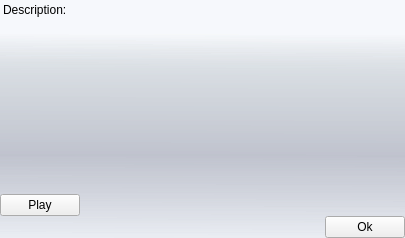
<?xml version="1.0" encoding="UTF-8"?>
<ui version="4.0">
 <class>Form</class>
 <widget class="QWidget" name="Form">
  <property name="geometry">
   <rect>
    <x>0</x>
    <y>0</y>
    <width>405</width>
    <height>238</height>
   </rect>
  </property>
  <property name="windowTitle">
   <string>Form</string>
  </property>
  <property name="styleSheet">
   <string>QWidget#Form{
	background-color: qlineargradient(spread:pad, x1:0.006, y1:0, x2:0, y2:1, stop:0.142045 rgba(229, 234, 243, 50), stop:0.295455 rgba(209, 215, 221, 150), stop:0.65 rgba(179, 183, 196, 150), stop:1 rgba(222, 227, 236, 100));
	padding: 5px;
}

QLabel {
	padding-bottom: 3px;
}</string>
  </property>
  <layout class="QVBoxLayout" name="verticalLayout">
   <property name="spacing">
    <number>0</number>
   </property>
   <property name="margin">
    <number>0</number>
   </property>
   <item>
    <widget class="QLabel" name="descriptionLabel">
     <property name="minimumSize">
      <size>
       <width>0</width>
       <height>40</height>
      </size>
     </property>
     <property name="text">
      <string>Description:</string>
     </property>
     <property name="alignment">
      <set>Qt::AlignLeading|Qt::AlignLeft|Qt::AlignTop</set>
     </property>
     <property name="wordWrap">
      <bool>true</bool>
     </property>
    </widget>
   </item>
   <item>
    <layout class="QVBoxLayout" name="verticalLayout_2"/>
   </item>
   <item>
    <layout class="QHBoxLayout" name="horizontalLayout_2">
     <item>
      <widget class="QPushButton" name="playButton">
       <property name="text">
        <string>Play</string>
       </property>
      </widget>
     </item>
     <item>
      <spacer name="horizontalSpacer_2">
       <property name="orientation">
        <enum>Qt::Horizontal</enum>
       </property>
       <property name="sizeHint" stdset="0">
        <size>
         <width>40</width>
         <height>20</height>
        </size>
       </property>
      </spacer>
     </item>
    </layout>
   </item>
   <item>
    <layout class="QHBoxLayout" name="horizontalLayout">
     <item>
      <spacer name="horizontalSpacer">
       <property name="orientation">
        <enum>Qt::Horizontal</enum>
       </property>
       <property name="sizeHint" stdset="0">
        <size>
         <width>40</width>
         <height>20</height>
        </size>
       </property>
      </spacer>
     </item>
     <item>
      <widget class="QPushButton" name="okButton">
       <property name="text">
        <string>Ok</string>
       </property>
      </widget>
     </item>
    </layout>
   </item>
  </layout>
 </widget>
 <resources/>
 <connections/>
</ui>
